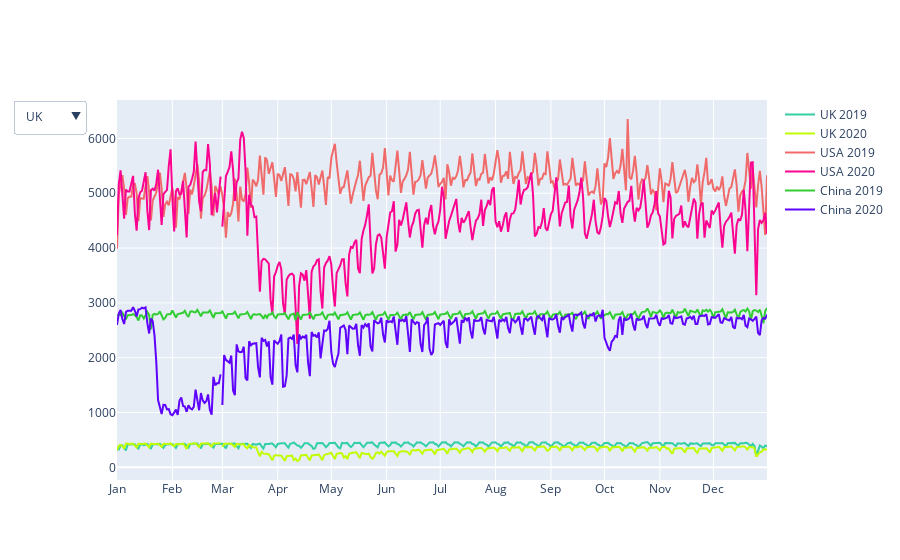

Notebook code cell kept with this figure:
### Code cell
# exclude 'WORLD' from dataframe

Transport_not_World = Transport_Sector[Transport_Sector.country != 'WORLD'].groupby(['country', 'date']).sum()

#reset index for optimal dataset and split date into years

abc = Transport_not_World.reset_index(['country', 'date'])
abc[["year", "month", "day"]] = abc["date"].str.split("-", expand = True)



print(abc)

df_UK_2019 =  abc[(abc.country == 'UK') & (abc.year == '2019')] 
df_UK_2020 =  abc[(abc.country == 'UK') & (abc.year == '2020')]
df_UK_2020['Date2'] = '2019' + '-' + df_UK_2020['month'].astype(str) + '-' + df_UK_2020['day']

df_USA_2019 =  abc[(abc.country == 'US') & (abc.year == '2019')]
df_USA_2020 =  abc[(abc.country == 'US') & (abc.year == '2020')]
df_USA_2020['Date2'] = '2019' + '-' + df_USA_2020['month'].astype(str) + '-' + df_USA_2020['day']

df_CHINA_2019 = abc[(abc.country == 'China') & (abc.year == '2019')]
df_CHINA_2020 = abc[(abc.country == 'China') & (abc.year == '2020')]
df_CHINA_2020['Date2'] = '2019' + '-' + df_CHINA_2020['month'].astype(str) + '-' + df_CHINA_2020['day']
# create figure
fig = go.Figure()

# add trace
fig.add_trace(
    go.Scatter(x=list(df_UK_2019.date),
               y=list(df_UK_2019.co2),
               name="UK 2019",
               line=dict(color="#33CFA5")))

fig.add_trace(
    go.Scatter(x=list(df_UK_2020.Date2),
               y=list(df_UK_2020.co2),
               name="UK 2020",
               line=dict(color="#c2fc03")))

fig.add_trace(
    go.Scatter(x=list(df_USA_2019.date),
               y=list(df_USA_2019.co2),
               name="USA 2019",
               line=dict(color="#F06A6A")))

fig.add_trace(
    go.Scatter(x=list(df_USA_2020.Date2),
               y=list(df_USA_2020.co2),
               name="USA 2020",
               line=dict(color="#fc0390")))

fig.add_trace(
    go.Scatter(x=list(df_CHINA_2019.date),
               y=list(df_CHINA_2019.co2),
               name="China 2019",
               line=dict(color="#32CD32")))

fig.add_trace(
    go.Scatter(x=list(df_CHINA_2020.Date2),
               y=list(df_CHINA_2020.co2),
               name="China 2020",
               line=dict(color="#5e03fc")))

fig.update_layout(
    updatemenus=[
        dict(
            active=0,
            buttons=list([
                dict(label="UK",
                     method="update",
                     args=[{"visible": [True, True, False, False, False, False]}]),
                dict(label="USA",
                     method="update",
                     args=[{"visible": [False, False, True, True, False, False]}]),
                dict(label="China",
                     method="update",
                     args=[{"visible": [False, False, False, False, True, True]}])
                     

]))])

fig.update_xaxes(
    dtick="M1",
    tickformat="%b")
                        
fig.show()

### Figure 1 — Plotly figure (JSON) as saved in the notebook; plotly's stock layout.template omitted (floating-point values rounded to 4 significant figures; data arrays with more than 128 entries replaced by an {"elided": "..."} marker saying what was removed)
{"data": [{"line": {"color": "#33CFA5"}, "name": "UK 2019", "type": "scatter", "x": {"elided": "365 str values"}, "y": {"elided": "365 float values"}}, {"line": {"color": "#c2fc03"}, "name": "UK 2020", "type": "scatter", "x": {"elided": "366 str values"}, "y": {"elided": "366 float values"}}, {"line": {"color": "#F06A6A"}, "name": "USA 2019", "type": "scatter", "x": {"elided": "365 str values"}, "y": {"elided": "365 float values"}}, {"line": {"color": "#fc0390"}, "name": "USA 2020", "type": "scatter", "x": {"elided": "366 str values"}, "y": {"elided": "366 float values"}}, {"line": {"color": "#32CD32"}, "name": "China 2019", "type": "scatter", "x": {"elided": "365 str values"}, "y": {"elided": "365 float values"}}, {"line": {"color": "#5e03fc"}, "name": "China 2020", "type": "scatter", "x": {"elided": "366 str values"}, "y": {"elided": "366 float values"}}], "layout": {"updatemenus": [{"active": 0, "buttons": [{"args": [{"visible": [true, true, false, false, false, false]}], "label": "UK", "method": "update"}, {"args": [{"visible": [false, false, true, true, false, false]}], "label": "USA", "method": "update"}, {"args": [{"visible": [false, false, false, false, true, true]}], "label": "China", "method": "update"}]}], "xaxis": {"dtick": "M1", "tickformat": "%b"}}}
